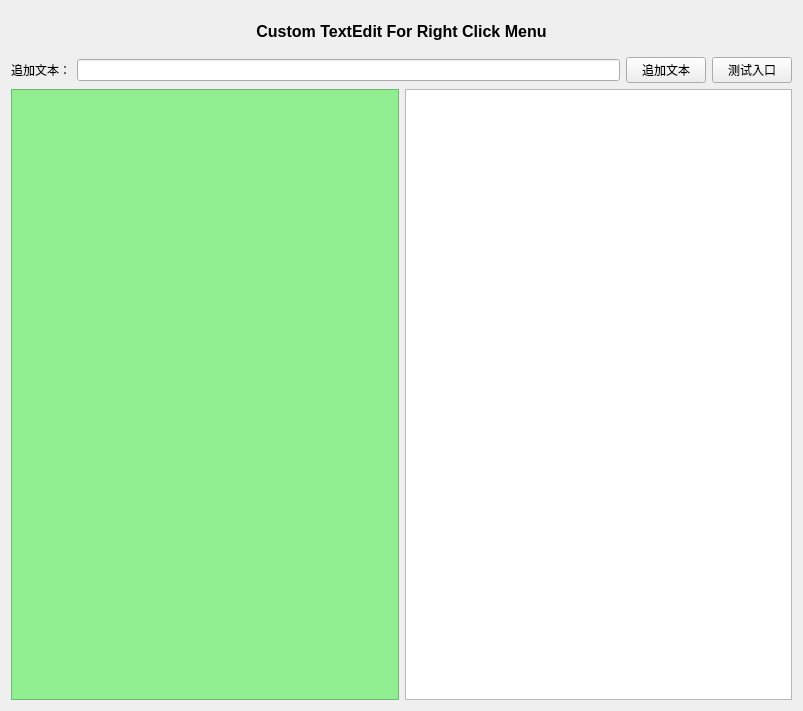
<?xml version="1.0" encoding="UTF-8"?>
<ui version="4.0">
 <class>MiscellaneousCustomTextEdit</class>
 <widget class="MiscellaneousBase" name="MiscellaneousCustomTextEdit">
  <property name="geometry">
   <rect>
    <x>0</x>
    <y>0</y>
    <width>803</width>
    <height>711</height>
   </rect>
  </property>
  <property name="windowTitle">
   <string>MiscellaneousCustomTextEdit</string>
  </property>
  <layout class="QVBoxLayout" name="verticalLayout">
   <item>
    <layout class="QHBoxLayout" name="horizontalLayout_2">
     <item>
      <widget class="QLabel" name="lbTitle">
       <property name="minimumSize">
        <size>
         <width>0</width>
         <height>40</height>
        </size>
       </property>
       <property name="font">
        <font>
         <pointsize>12</pointsize>
         <weight>75</weight>
         <bold>true</bold>
        </font>
       </property>
       <property name="text">
        <string>Custom TextEdit For Right Click Menu</string>
       </property>
       <property name="alignment">
        <set>Qt::AlignCenter</set>
       </property>
      </widget>
     </item>
    </layout>
   </item>
   <item>
    <layout class="QHBoxLayout" name="horizontalLayout_3">
     <property name="spacing">
      <number>6</number>
     </property>
     <property name="leftMargin">
      <number>0</number>
     </property>
     <item>
      <widget class="QLabel" name="lbAppendText">
       <property name="text">
        <string>追加文本：</string>
       </property>
      </widget>
     </item>
     <item>
      <widget class="QLineEdit" name="leAppendText"/>
     </item>
     <item>
      <widget class="QPushButton" name="btnAppendText">
       <property name="text">
        <string>追加文本</string>
       </property>
      </widget>
     </item>
     <item>
      <widget class="QPushButton" name="btnTestEntry">
       <property name="text">
        <string>测试入口</string>
       </property>
      </widget>
     </item>
    </layout>
   </item>
   <item>
    <layout class="QHBoxLayout" name="horizontalLayout">
     <item>
      <widget class="JcbTextEdit" name="teCustom">
       <property name="styleSheet">
        <string notr="true">QTextEdit
{
	background-color: lightgreen;
}</string>
       </property>
      </widget>
     </item>
     <item>
      <widget class="QTextEdit" name="teOriginal"/>
     </item>
    </layout>
   </item>
  </layout>
 </widget>
 <layoutdefault spacing="6" margin="11"/>
 <customwidgets>
  <customwidget>
   <class>MiscellaneousBase</class>
   <extends>QWidget</extends>
   <header>MiscellaneousBase.h</header>
   <container>1</container>
  </customwidget>
  <customwidget>
   <class>JcbTextEdit</class>
   <extends>QTextEdit</extends>
   <header>Core/JcbTextEdit.h</header>
  </customwidget>
 </customwidgets>
 <resources/>
 <connections/>
</ui>
